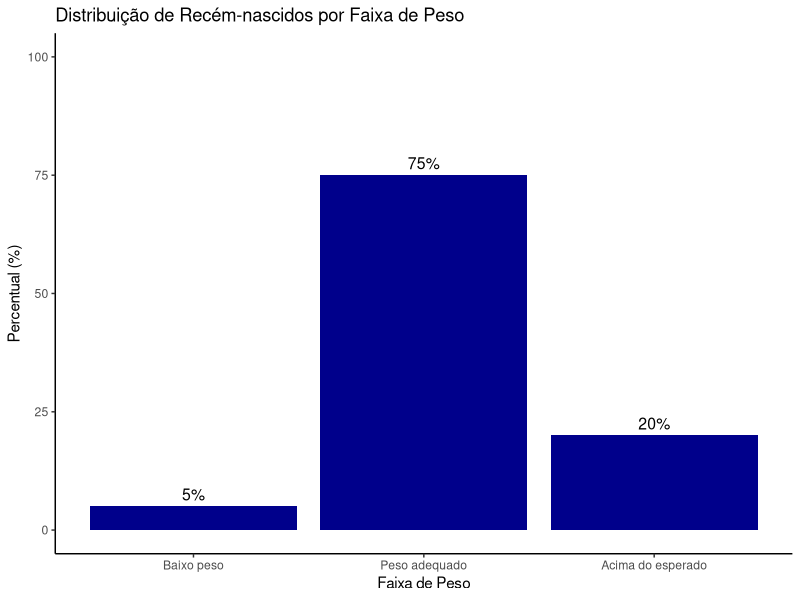
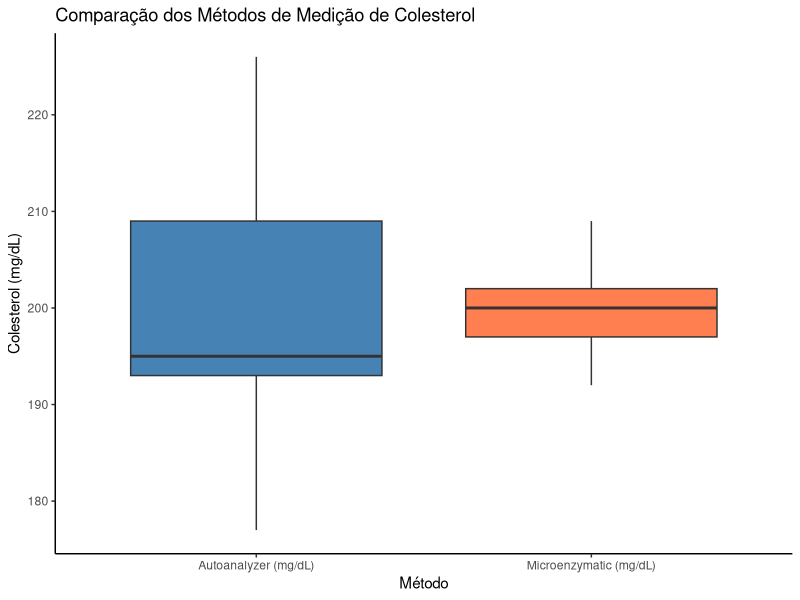
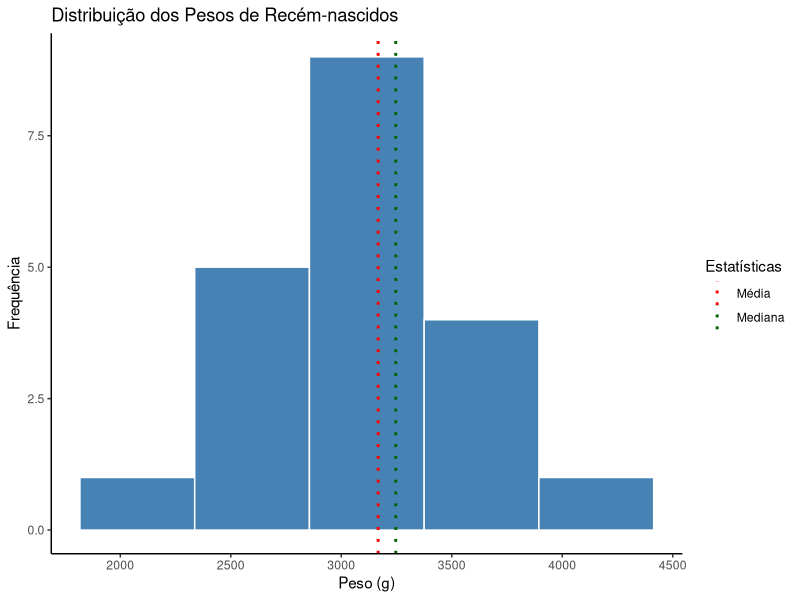

Write the R code that produced these figures, in order.
# Declara o pacote tidyverse para auxiliar a manipulação do dataset
#install.packages("tidyverse")
library(tidyverse)

# Cria o dataset
recem_nascidos <- tibble(
  individuo = 1:20,
  peso_g = c(3265, 3260, 3245, 3484, 4146, 3323, 3649, 3200, 3031, 2069,
             2581, 2841, 3609, 2838, 3541, 2759, 3248, 3314, 3101, 2834),
  w = c(22,40,33,22,5,31,24,35,48,58,61,20,45,22,41,35,36,11,10,25)
)

# Visualiza um resumo do dataset:
glimpse(recem_nascidos) # via console
view(recem_nascidos) # via tabela

# ATIVIDADE 1: Trabalhando com Variáveis Aleatórias
# Cria um tibble manual com dados, visualiza a estrutura (ambos acima),
# categoriza faixas de peso, cria fatores ordenados e conta frequências. 
# Cria categoria para faixa de peso
recem_nascidos <- recem_nascidos %>% 
  mutate(faixa_peso = case_when(
    peso_g < 2500 ~ "Baixo peso",
    peso_g >= 2500 & peso_g < 3500 ~ "Peso adequado",
    peso_g >= 3500 ~ "Acima do esperado"
    ),
    faixa_peso = factor(faixa_peso,
      levels = c("Baixo peso", "Peso adequado", "Acima do esperado"),
      ordered = TRUE)
  )

# Conta a frequência de cada faixa
faixa_freq <- recem_nascidos %>% count(faixa_peso)

# ATIVIDADE 2: Medidas de Locação (Tendência Central)
# Calcular média aritmética, mediana, análise de assimetria da distribuição,
# percentis 10 e 90, quartis q1, q2, q3 e média ponderada.
faixa_stats <- recem_nascidos %>%
  summarize(media_aritmetica=mean(peso_g),
            mediana=median(peso_g),
            p_10 = quantile(peso_g, 0.10),
            q_1 = quantile(peso_g, 0.25),
            q_2 = quantile(peso_g, 0.50),
            q_3 = quantile(peso_g, 0.75),
            p_90 = quantile(peso_g, 0.90),
            media_ponderada=sum(peso_g*w)/sum(w)) %>% 
    mutate(diferenca=media_aritmetica-mediana)

# Exibe resultado
view(faixa_stats)

# ATIVIDADE 3: Medidas de Dispersão
# Calcular amplitude, variância, desvio-padrão, coeficiente de variação, 
# intervalo interquartil e estatísticas agrupadas.

# Cria novo tibble com dados de colesterol
# A função rep() repete um dado valor para cada linha. Utilizando o parâmetro
# "each", é definido o número total de repetições sequenciais.
# Se fosse utilizado o parâmetro "times", os valores do vetor seriam repetidos 
# x vezes alternadamente.
colesterol <- tibble(
  metodo=rep(c("Autoanalyzer (mg/dL)","Microenzymatic (mg/dL)"),each=5),
  valor=c(177,193,195,209,226,192,197,200,202,209)
)

# Calcula as medidas de dispersão, agrupando por método.
# Obs.: Coeficiente de variação = Desvio padrão / média;
#       Intervalo interquatil = Q3 (75%) - Q1 (25%). 
colesterol_disp <- colesterol %>% 
  group_by(metodo) %>%
  summarize(amplitude=max(valor)-min(valor),
            variancia=var(valor),
            desvio_padrao=sd(valor),
            coeficiente_var=round((desvio_padrao/(mean(valor))*100),2),
            intervalo_interq=quantile(valor,0.75)-quantile(valor,0.25))

# Exibe resultado
view(colesterol_disp)

# ATIVIDADE 4: Função para Resumo Estatístico Completo
# Criar função que aproveita parâmetro {{variavel}} e combina estatísticas 
# em um único resumo.
resumo <- function(dataset,variavel) {
  dataset %>% 
    summarise(
      n = n(),
      media = mean({{variavel}}),
      mediana = median({{variavel}}),
      desvio_padrao = sd({{variavel}}),
      cv_percent = (sd({{variavel}})/mean({{variavel}})) * 100,
      minimo = min({{variavel}}),
      q_1 = quantile({{variavel}},0.25),
      q_3 = quantile({{variavel}},0.75),
      maximo = max({{variavel}}),
      intervalo_interq = q_3 - q_1
    )
}

# Exibe resultado via console
resumo(recem_nascidos,peso_g)

# ATIVIDADE 5: Métodos Gráficos
# Criar gráficos de barra, boxplot, histograma, adicionar linhas de referência
# e alterar títulos e rótulos

# Gráfico de Barras
grafico_barras <- recem_nascidos %>%
  count(faixa_peso) %>% 
  mutate(percentual = n / sum(n) * 100) %>% 
  # Configuração do plot
  ggplot(aes(x = faixa_peso, y = percentual)) +
  # Utilização do gráfico de barras
  geom_col(fill = "darkblue") +
  # Labels (rótulos) dos dados
  geom_text(aes(label = paste0(round(percentual, 1), "%")), 
            vjust = -0.5, size = 4) +
  # Título do gráfico, labels (rótulos) dos eixos
  labs(
    title = "Distribuição de Recém-nascidos por Faixa de Peso",
    x = "Faixa de Peso",
    y = "Percentual (%)"
  ) +
  # Tema do gráfico
  theme_classic() +
  # Limite do eixo Y
  ylim(0, 100) 

# Plota o gráfico
grafico_barras

# Boxplot
grafico_boxplot <- colesterol %>% 
  # Configuração do plot
  ggplot(aes(x = metodo, y = valor, fill = metodo)) +
  # Utilização do boxplot, remove a legenda para não repetir a informação
  # trazida no eixo X
  geom_boxplot(show.legend = FALSE) +
  # Título do gráfico, labels (rótulos) dos eixos
  labs(
    title = "Comparação dos Métodos de Medição de Colesterol",
    x = "Método",
    y = "Colesterol (mg/dL)"
  ) +
  theme_classic() +
  scale_fill_manual(values = c("steelblue", "coral"))

# Plota o gráfico
grafico_boxplot

# Histograma
grafico_histograma <- recem_nascidos %>%
  # Configuração do plot
  ggplot(aes(x = peso_g)) +
  # Utilização do histograma
  geom_histogram(bins = 5, fill = "steelblue", color = "white") +
  # Linha vermelha vertical para a média
  geom_vline(aes(xintercept = mean(peso_g), color = "Média"), 
             linetype = "dotted", linewidth = 1) +
  # Linha verde vertical para a mediana
  geom_vline(aes(xintercept = median(peso_g),color = "Mediana"), 
             linetype = "dotted", linewidth = 1) +
  # Edição manual da legenda para referenciar os xintercepts
  scale_colour_manual(
    name="Estatísticas",
    values=c("red","darkgreen")
  ) +
  # Título do gráfico, labels (rótulos) dos eixos
  labs(
    title = "Distribuição dos Pesos de Recém-nascidos",
    x = "Peso (g)",
    y = "Frequência"
  ) +
  theme_classic()

# Plota o gráfico
grafico_histograma
